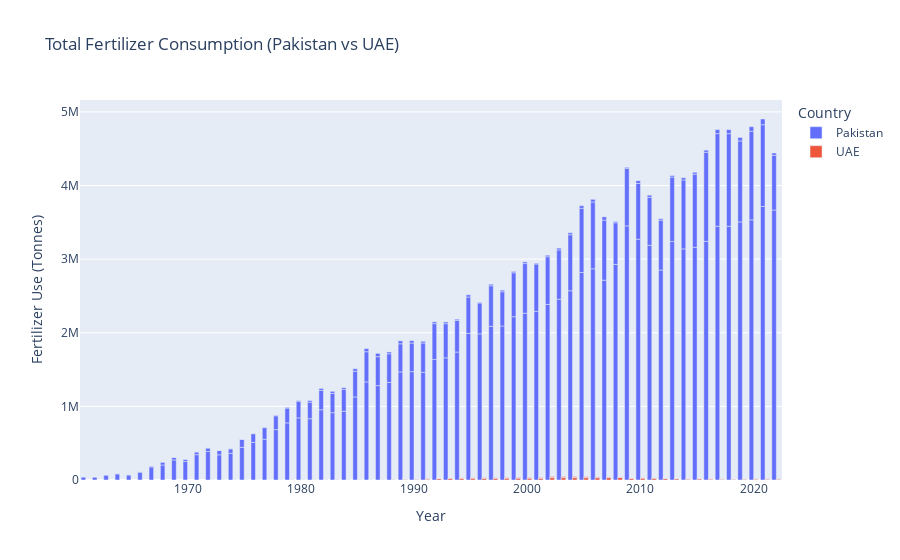

Notebook code for this chart:
### Markdown cell above
### 1-Interactive Bar Chart – Fertilizer Consumption

### Code cell
fig = px.bar(df, x="Year", y="Value", color="Country",
             title="Total Fertilizer Consumption (Pakistan vs UAE)",
             labels={"Value": "Fertilizer Use (Tonnes)", "Year": "Year"},
             barmode="group")

fig.show()

### Figure 1 — Plotly figure (JSON) as saved in the notebook; plotly's stock layout.template omitted (floating-point values rounded to 4 significant figures; data arrays with more than 128 entries replaced by an {"elided": "..."} marker saying what was removed)
{"data": [{"alignmentgroup": "True", "hovertemplate": "Country=Pakistan<br>Year=%{x}<br>Fertilizer Use (Tonnes)=%{y}<extra></extra>", "legendgroup": "Pakistan", "marker": {"color": "#636efa", "pattern": {"shape": ""}}, "name": "Pakistan", "offsetgroup": "Pakistan", "orientation": "v", "showlegend": true, "textposition": "auto", "type": "bar", "x": {"elided": "181 int values"}, "xaxis": "x", "y": {"elided": "181 float values"}, "yaxis": "y"}, {"alignmentgroup": "True", "hovertemplate": "Country=UAE<br>Year=%{x}<br>Fertilizer Use (Tonnes)=%{y}<extra></extra>", "legendgroup": "UAE", "marker": {"color": "#EF553B", "pattern": {"shape": ""}}, "name": "UAE", "offsetgroup": "UAE", "orientation": "v", "showlegend": true, "textposition": "auto", "type": "bar", "x": {"elided": "150 int values"}, "xaxis": "x", "y": {"elided": "150 float values"}, "yaxis": "y"}], "layout": {"barmode": "group", "legend": {"title": {"text": "Country"}, "tracegroupgap": 0}, "title": {"text": "Total Fertilizer Consumption (Pakistan vs UAE)"}, "xaxis": {"anchor": "y", "domain": [0, 1], "title": {"text": "Year"}}, "yaxis": {"anchor": "x", "domain": [0, 1], "title": {"text": "Fertilizer Use (Tonnes)"}}}}
